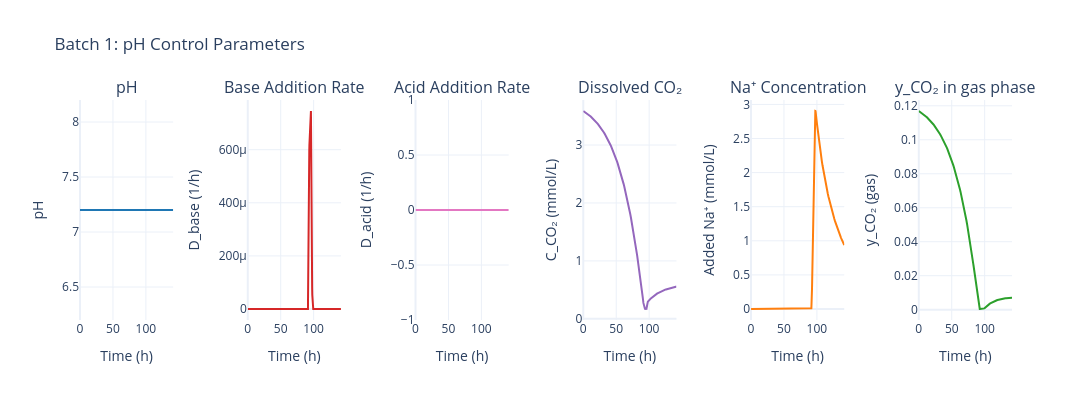

This figure's notebook cell:
### Code cell
data = res.batches

fig_pH_plots = res.plot_pH_control(batch_number=1)
fig_pH_plots.show()

### Figure 1 — Plotly figure (JSON) as saved in the notebook; plotly's stock layout.template omitted (floating-point values rounded to 4 significant figures; data arrays with more than 128 entries replaced by an {"elided": "..."} marker saying what was removed)
{"data": [{"hovertemplate": "Time: %{x:.1f} h<br>pH: %{y:.2f}<extra></extra>", "line": {"color": "#1f77b4", "width": 2}, "mode": "lines", "name": "pH", "type": "scatter", "x": {"elided": "235 float values"}, "xaxis": "x", "y": {"elided": "235 float values"}, "yaxis": "y"}, {"hovertemplate": "Time: %{x:.1f} h<br>D_base: %{y:.4f} 1/h<extra></extra>", "line": {"color": "#d62728", "width": 2}, "mode": "lines", "name": "D_base", "type": "scatter", "x": {"elided": "235 float values"}, "xaxis": "x2", "y": {"elided": "235 float values"}, "yaxis": "y2"}, {"hovertemplate": "Time: %{x:.1f} h<br>D_acid: %{y:.4f} 1/h<extra></extra>", "line": {"color": "#e377c2", "width": 2}, "mode": "lines", "name": "D_acid", "type": "scatter", "x": {"elided": "235 float values"}, "xaxis": "x3", "y": {"elided": "235 float values"}, "yaxis": "y3"}, {"hovertemplate": "Time: %{x:.1f} h<br>C_CO₂: %{y:.2f} mmol/L<extra></extra>", "line": {"color": "#9467bd", "width": 2}, "mode": "lines", "name": "C_CO₂", "type": "scatter", "x": {"elided": "235 float values"}, "xaxis": "x4", "y": {"elided": "235 float values"}, "yaxis": "y4"}, {"hovertemplate": "Time: %{x:.1f} h<br>Added Na⁺: %{y:.1f} mmol/L<extra></extra>", "line": {"color": "#ff7f0e", "width": 2}, "mode": "lines", "name": "Added Na⁺", "type": "scatter", "x": {"elided": "235 float values"}, "xaxis": "x5", "y": {"elided": "235 float values"}, "yaxis": "y5"}, {"hovertemplate": "Time: %{x:.1f} h<br>y_CO₂ (gas): %{y:.2f}<extra></extra>", "line": {"color": "#2ca02c", "width": 2}, "mode": "lines", "name": "y_CO₂ (gas)", "type": "scatter", "x": {"elided": "235 float values"}, "xaxis": "x6", "y": {"elided": "235 float values"}, "yaxis": "y6"}], "layout": {"annotations": [{"font": {"size": 16}, "showarrow": false, "text": "pH", "x": 0.05, "xanchor": "center", "xref": "paper", "y": 1, "yanchor": "bottom", "yref": "paper"}, {"font": {"size": 16}, "showarrow": false, "text": "Base Addition Rate", "x": 0.23, "xanchor": "center", "xref": "paper", "y": 1, "yanchor": "bottom", "yref": "paper"}, {"font": {"size": 16}, "showarrow": false, "text": "Acid Addition Rate", "x": 0.41, "xanchor": "center", "xref": "paper", "y": 1, "yanchor": "bottom", "yref": "paper"}, {"font": {"size": 16}, "showarrow": false, "text": "Dissolved CO₂", "x": 0.59, "xanchor": "center", "xref": "paper", "y": 1, "yanchor": "bottom", "yref": "paper"}, {"font": {"size": 16}, "showarrow": false, "text": "Na⁺ Concentration", "x": 0.77, "xanchor": "center", "xref": "paper", "y": 1, "yanchor": "bottom", "yref": "paper"}, {"font": {"size": 16}, "showarrow": false, "text": "y_CO₂ in gas phase", "x": 0.95, "xanchor": "center", "xref": "paper", "y": 1, "yanchor": "bottom", "yref": "paper"}], "font": {"size": 12}, "height": 400, "showlegend": false, "title": {"text": "Batch 1: pH Control Parameters"}, "width": 2100, "xaxis": {"anchor": "y", "domain": [0, 0.1], "title": {"text": "Time (h)"}}, "xaxis2": {"anchor": "y2", "domain": [0.18, 0.28], "title": {"text": "Time (h)"}}, "xaxis3": {"anchor": "y3", "domain": [0.36, 0.46], "title": {"text": "Time (h)"}}, "xaxis4": {"anchor": "y4", "domain": [0.54, 0.64], "title": {"text": "Time (h)"}}, "xaxis5": {"anchor": "y5", "domain": [0.72, 0.82], "title": {"text": "Time (h)"}}, "xaxis6": {"anchor": "y6", "domain": [0.9, 1.0], "title": {"text": "Time (h)"}}, "yaxis": {"anchor": "x", "domain": [0, 1], "title": {"text": "pH"}}, "yaxis2": {"anchor": "x2", "domain": [0, 1], "title": {"text": "D_base (1/h)"}}, "yaxis3": {"anchor": "x3", "domain": [0, 1], "title": {"text": "D_acid (1/h)"}}, "yaxis4": {"anchor": "x4", "domain": [0, 1], "title": {"text": "C_CO₂ (mmol/L)"}}, "yaxis5": {"anchor": "x5", "domain": [0, 1], "title": {"text": "Added Na⁺ (mmol/L)"}}, "yaxis6": {"anchor": "x6", "domain": [0, 1], "title": {"text": "y_CO₂ (gas)"}}}}
